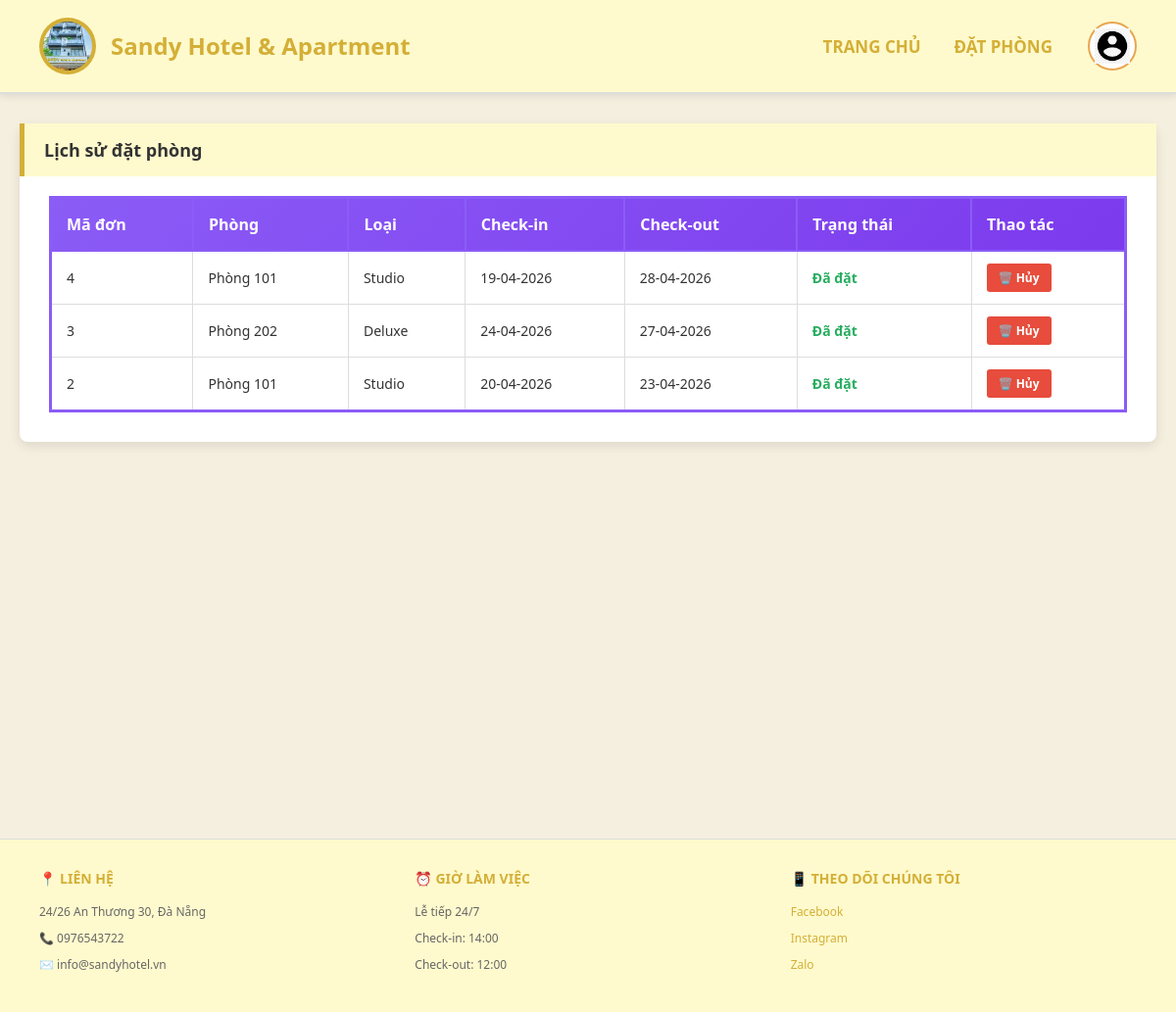
Page /booking-history/ (signed in) on the earlier database version.
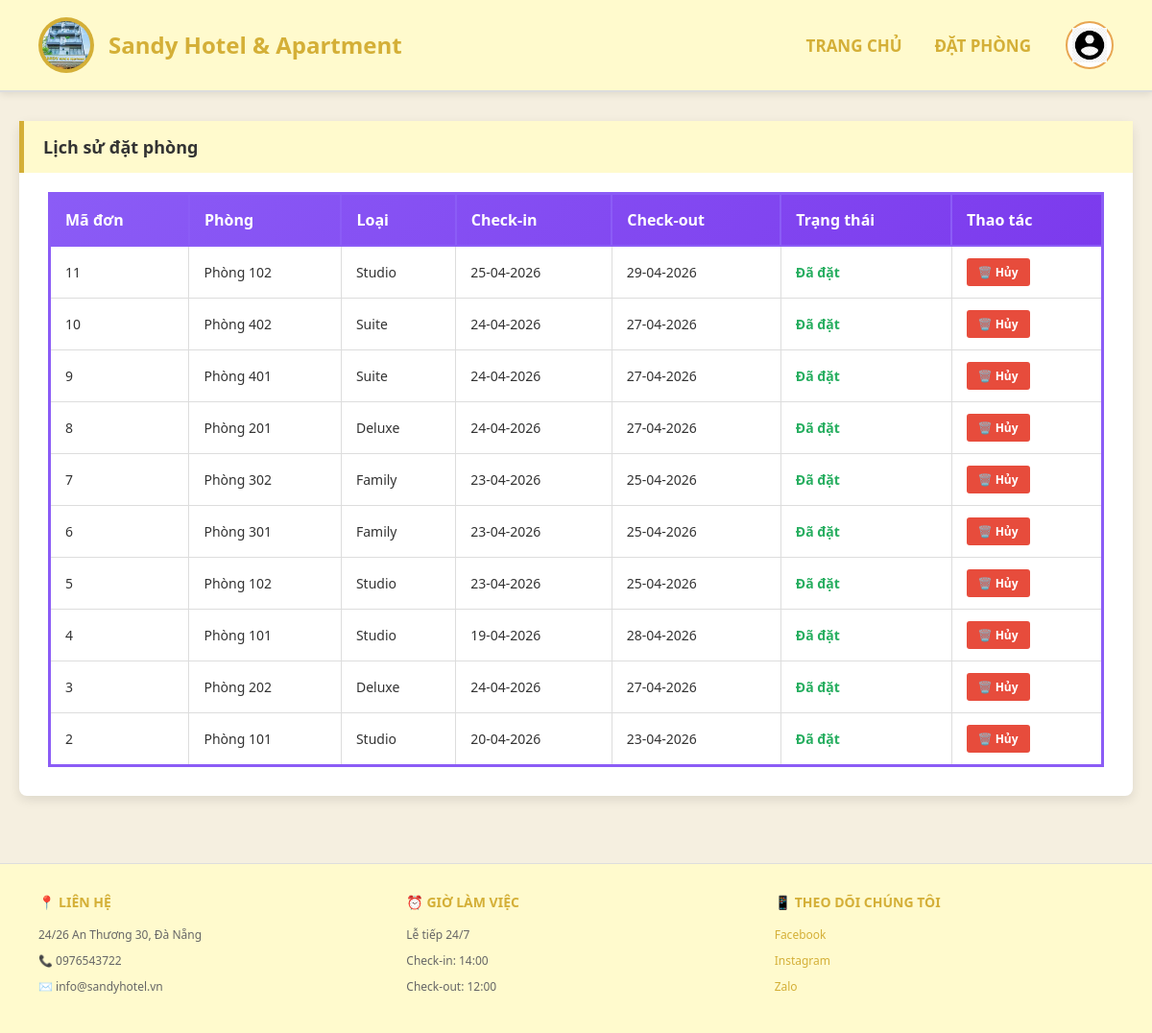
Same page on the later database version.
### hotel/models.py (models this page shows, shortened)
class Booking(models.Model):
    user = models.ForeignKey(User, on_delete=models.CASCADE)
    room = models.ForeignKey(Room, on_delete=models.CASCADE)
    check_in = models.DateField()
    check_out = models.DateField()
    guest_count = models.PositiveIntegerField(default=1)
    special_request = models.TextField(blank=True)
    booking_group = models.CharField(max_length=32, blank=True, db_index=True)
    status = models.CharField(max_length=20, default='Đã đặt')  # Đã đặt, Đã huỷ, Đã check in
    created_at = models.DateTimeField(auto_now_add=True)

class Room(models.Model):
    STATUS_CHOICES = [
        ('available', 'Còn trống'),
        ('occupied', 'Đã thuê'),
        ('maintenance', 'Bảo trì'),
        ('unavailable', 'Không khả dụng'),
    ]
    room_type = models.ForeignKey(RoomType, on_delete=models.CASCADE, related_name='rooms')
    room_number = models.CharField(max_length=20, unique=True)  # 101, 102, 201, etc.
    floor = models.PositiveIntegerField(default=1)
    status = models.CharField(max_length=20, choices=STATUS_CHOICES, default='available')
    class Meta:
        ordering = ['floor', 'room_number']

class RoomType(models.Model):
    name = models.CharField(max_length=100)  # Studio, Deluxe, Twin, Double, etc.
    description = models.TextField()
    base_price = models.PositiveIntegerField()
    capacity = models.PositiveIntegerField(default=2)
    bed_count = models.PositiveIntegerField(default=1)  # Số giường
    image = models.URLField(blank=True, null=True)
    amenities = models.TextField(default='')  # Tiện nghi: WiFi, TV, AC, etc.
    created_at = models.DateTimeField(auto_now_add=True)
    class Meta:
        ordering = ['base_price']

### hotel/views.py (the view)
# urls.py: path('booking-history/', views.booking_history, name='booking_history'),
@login_required(login_url="/login/")
def booking_history(request):
    bookings = Booking.objects.filter(user=request.user).order_by("-created_at")
    return render(request, "booking_history.html", {"bookings": bookings})

### hotel/templates/booking_history.html (shortened to what this page needs)
{% extends 'base.html' %}
{% block content %}
<div class="booking-container">
  <div class="section-title">Lịch sử đặt phòng</div>
  {% if bookings %}
    <table class="booking-table">
      <thead>
        <tr>
          <th>Mã đơn</th>
          <th>Phòng</th>
          <th>Loại</th>
          <th>Check-in</th>
          <th>Check-out</th>
          <th>Trạng thái</th>
          <th>Thao tác</th>
        </tr>
      </thead>
      <tbody>
        {% for booking in bookings %}
          <tr>
            <td>{{ booking.id }}</td>
            <td>Phòng {{ booking.room.room_number }}</td>
            <td>{{ booking.room.room_type.name }}</td>
            <td>{{ booking.check_in|date:"d-m-Y" }}</td>
            <td>{{ booking.check_out|date:"d-m-Y" }}</td>
            <td>
              {% if booking.status == 'Đã đặt' %}
                <span class="status-đã-đặt">{{ booking.status }}</span>
              {% elif booking.status == 'Đã check in' %}
                <span class="status-đã-check-in">{{ booking.status }}</span>
              {% else %}
                <span class="status-đã-huỷ">{{ booking.status }}</span>
              {% endif %}
            </td>
            <td>
              {% if booking.status == 'Đã đặt' %}
                <a href="/cancel-booking/{{ booking.id }}/" class="action-btn">🗑️ Hủy</a>
              {% else %}
                <span style="color: #CCC;">—</span>
              {% endif %}
            </td>
          </tr>
        {% endfor %}
      </tbody>
    </table>
  {% else %}
    <div class="no-bookings">
      📭 Bạn chưa có đặt phòng nào. <br><br>
      <a href="/">👈 Bắt đầu đặt phòng</a>
    </div>
  {% endif %}
</div>
{% endblock %}

Differences in the rows shown:
added Booking: id "11", room.room_number "102", room.room_type.name "Studio", check_in "25-04-2026", check_out "29-04-2026", status "Đã đặt"
added Booking: id "10", room.room_number "402", room.room_type.name "Suite", check_in "24-04-2026", check_out "27-04-2026", status "Đã đặt"
added Booking: id "9", room.room_number "401", room.room_type.name "Suite", check_in "24-04-2026", check_out "27-04-2026", status "Đã đặt"
added Booking: id "8", room.room_number "201", room.room_type.name "Deluxe", check_in "24-04-2026", check_out "27-04-2026", status "Đã đặt"
added Booking: id "7", room.room_number "302", room.room_type.name "Family", check_in "23-04-2026", check_out "25-04-2026", status "Đã đặt"
added Booking: id "6", room.room_number "301", room.room_type.name "Family", check_in "23-04-2026", check_out "25-04-2026", status "Đã đặt"
added Booking: id "5", room.room_number "102", room.room_type.name "Studio", check_in "23-04-2026", check_out "25-04-2026", status "Đã đặt"
